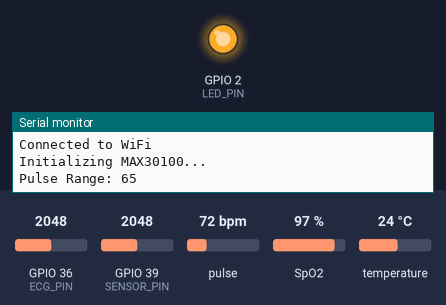
This sketch was run on a simulated ESP32. Parts: output pins drawn as LEDs (lit = HIGH), the last lines printed to the serial monitor. The inputs (shaded band) are chosen by the test bench; at power-on: GPIO 36 (ECG_PIN) = 2048, GPIO 39 (SENSOR_PIN) = 2048, pulse 72 bpm, SpO2 97 %, temperature 24 °C. WiFi joins after 1.5 s; servers stay silent unless stated.

Above: at 2.04 s.
At 4.5 s:
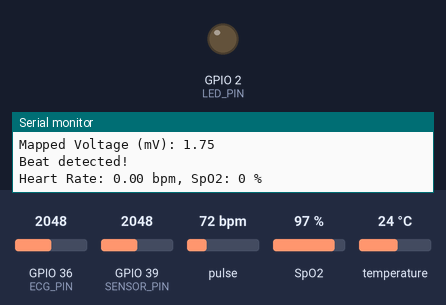
Timing chart, 0 to 8.5 s (numbered marks = the images above):
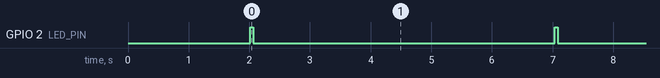

The sketch:

esp32.ino
```cpp
#define SENSOR_PIN 39   // Analog pin connected to SEN-11574
#define LED_PIN 2       // Optional: LED to blink on detected beat
#define ECG_PIN 36

#include <Wire.h>
#include "MAX30100_PulseOximeter.h"
#include <WiFi.h>              // Include WiFi.h for ESP32 Wi-Fi functionality
#include <WiFiClient.h>
#include <OneWire.h>
#include <DallasTemperature.h>

#define REPORTING_PERIOD_MS 1000
PulseOximeter pox;
#define ONE_WIRE_BUS 23
OneWire oneWire(ONE_WIRE_BUS);
DallasTemperature sensors(&oneWire);

uint32_t lastReportTime = 0;
uint32_t tsLastReport = 0;
const char* ssid = "HACKATHON02";
const char* password = "Hackathon@02";
const char* serverAddress = "120.0.0.01";
const int serverPort = 5000;
WiFiClient client;

void onBeatDetected() {
  Serial.println("Beat detected!");
}

void setup() {
  Serial.begin(115200);
  WiFi.begin(ssid, password);
  Serial.println("Connecting to WiFi...");

  while (WiFi.status() != WL_CONNECTED) {
    delay(1000);
    Serial.println("Connecting...");
  }

  Serial.println("Connected to WiFi");

  pinMode(SENSOR_PIN, INPUT);
  pinMode(LED_PIN, OUTPUT);


  Serial.println("Initializing MAX30100...");
  Wire.begin();
  if (!pox.begin()) {
    Serial.println("FAILED to initialize MAX30100. Check wiring!");
    while (1);
  }

  pox.setIRLedCurrent(MAX30100_LED_CURR_50MA);
  pox.setOnBeatDetectedCallback(onBeatDetected);


  pinMode(ONE_WIRE_BUS, INPUT_PULLUP);
  sensors.begin();
}

void loop() {
  int analogValue = analogRead(SENSOR_PIN);


  int bpm = 65 + ((analogValue / 100) % 10);
  bpm = constrain(bpm, 65, 100);

  Serial.print("Pulse Range: ");
  Serial.println(bpm);

  if (bpm >= 65 && bpm <= 120) {
    digitalWrite(LED_PIN, HIGH);
    delay(50);
    digitalWrite(LED_PIN, LOW);
  }
  delay(1000);
  int rawValue = analogRead(ECG_PIN);
  float voltage = (rawValue * 3.3) / 4095.0;

  float mappedVoltage = voltage * ((3.0 - 0.5) / 3.3 )+ 0.5;

  float millivolts = (mappedVoltage * 1000.0)/1000;

  Serial.print("Mapped Voltage (mV): ");
  Serial.println(millivolts);

  delay(1000);
  pox.update();

  if (millis() - lastReportTime > REPORTING_PERIOD_MS) {
    lastReportTime = millis();
    Serial.print("Heart Rate: ");
    Serial.print(pox.getHeartRate());
    Serial.print(" bpm, SpO2: ");
    Serial.print(pox.getSpO2());
    Serial.println(" %");
  }


  sensors.requestTemperatures();
  float temperatureC = sensors.getTempCByIndex(0);
  float temperatureF = (temperatureC * 9.0 / 5.0) + 32.0;

  Serial.print("Temperature: ");
  Serial.print(temperatureF);
  Serial.println(" °F");

  delay(1000);

  String device_id = "ab010";
  if (client.connect(serverAddress, serverPort)) {
    String payload = "{\"username\":\"" + device_id + "\",\"currenttemperature\":" + String(temperatureF) +
    ",\"currentecg\":" + String(millivolts) + ",\"currentsp02\":" + String(pox.getSpO2()) +
     ",\"currentheartRate\":" + String(pox.getHeartRate()) +
    ",\"currentpulseRate\":" + String(bpm) + "}";

    client.print("POST /api/data HTTP/1.1\r\n");
    client.print("Host: ");
    client.print(serverAddress);
    client.print("\r\n");
    client.print("Content-Type: application/json\r\n");
    client.print("Content-Length: ");
    client.print(payload.length());
    client.print("\r\n\r\n");
    client.print(payload);
  }


  delay(1000);
}
```

Measured:
- by itself, GPIO 2 (LED_PIN): alternates HIGH for 0.05 s and LOW for 5.0 s
